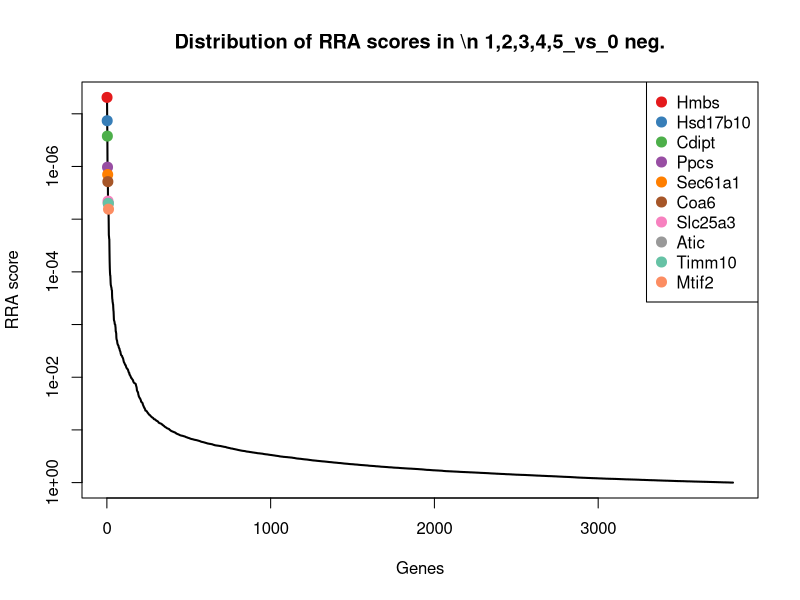
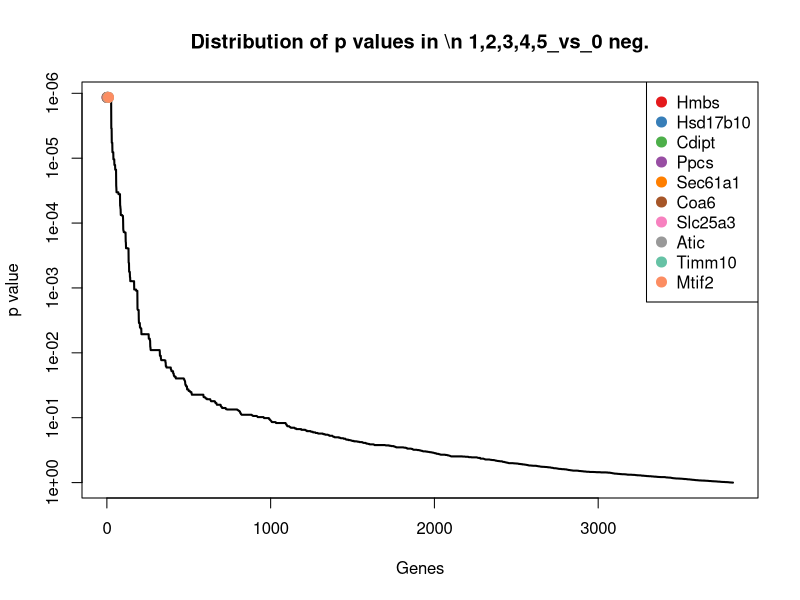
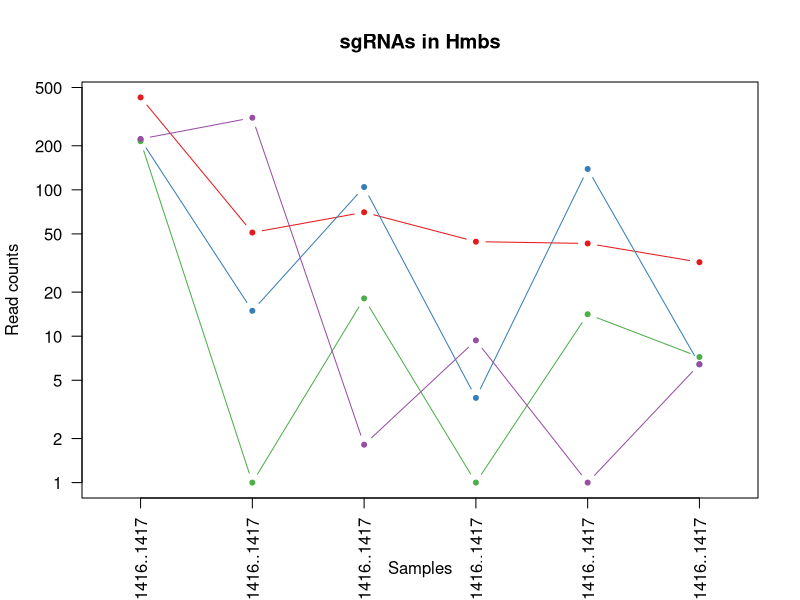
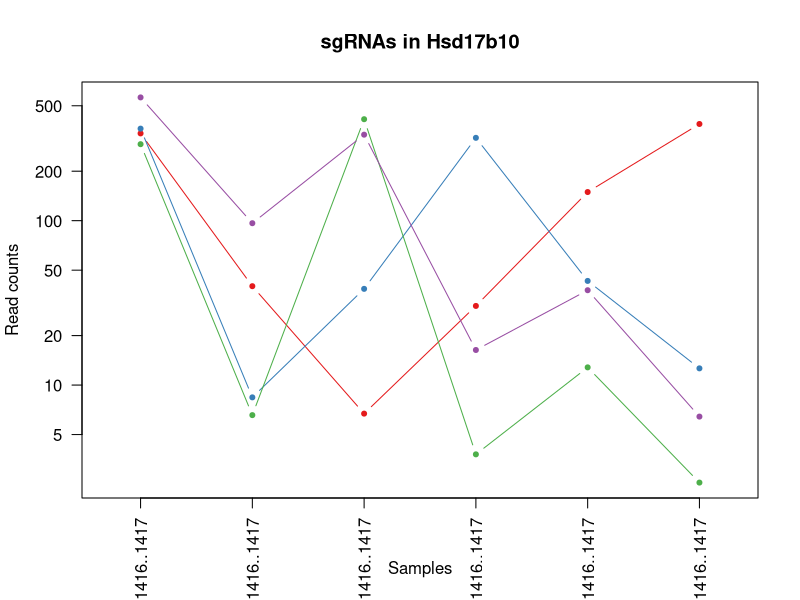
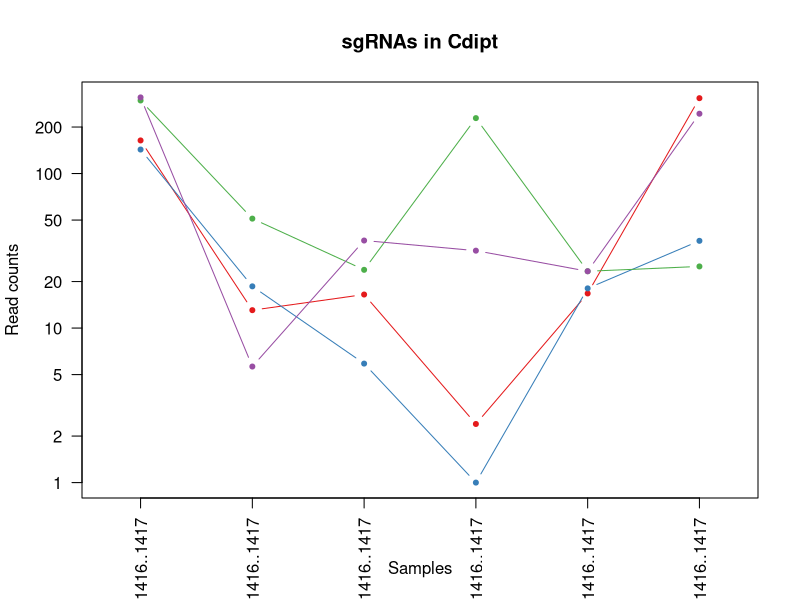
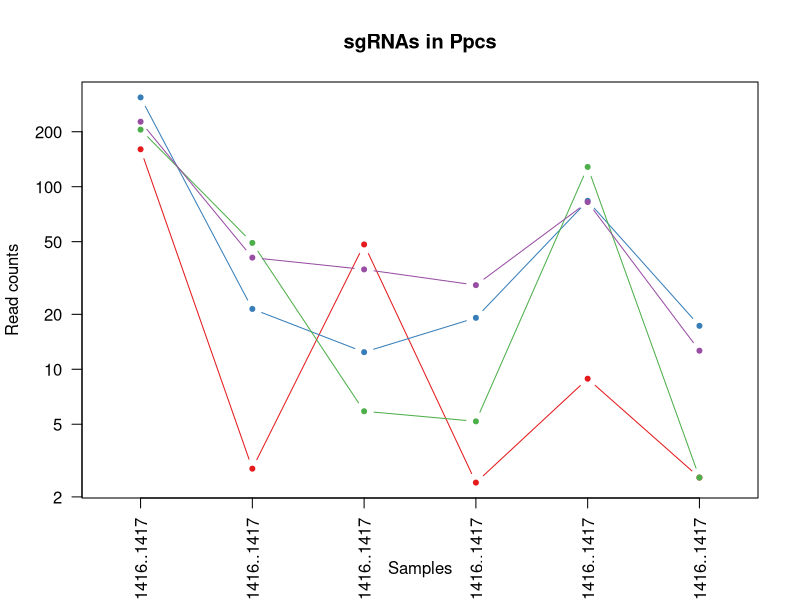
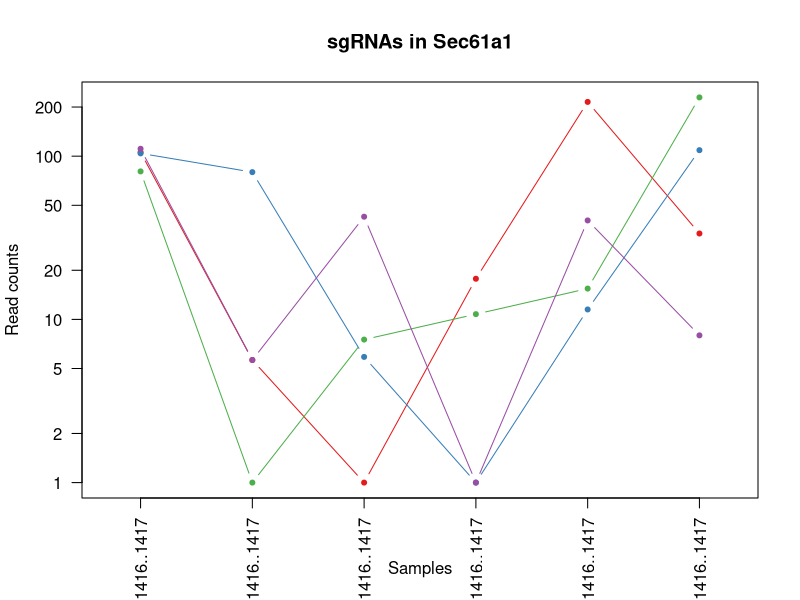
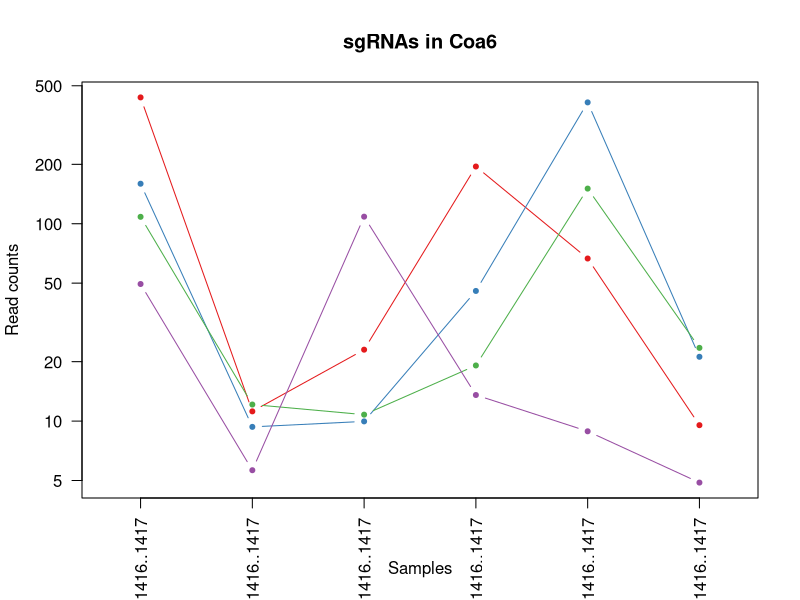

Here is the R script that generated these plots, in order: (Note: this script raises an error after producing the figures.)
pdf(file='invivo.poolB_BM_hEGFRv3_15m_v_input.pdf',width=4.5,height=4.5);
gstable=read.table('invivo.poolB_BM_hEGFRv3_15m_v_input.gene_summary.txt',header=T)
# 
#
# parameters
# Do not modify the variables beginning with "__"

# gstablename='__GENE_SUMMARY_FILE__'
startindex=3
# outputfile='__OUTPUT_FILE__'
targetgenelist=c("Hmbs","Hsd17b10","Cdipt","Ppcs","Sec61a1","Coa6","Slc25a3","Atic","Timm10","Mtif2")
# samplelabel=sub('.\\w+.\\w+$','',colnames(gstable)[startindex]);
samplelabel='1,2,3,4,5_vs_0 neg.'


# You need to write some codes in front of this code:
# gstable=read.table(gstablename,header=T)
# pdf(file=outputfile,width=6,height=6)


# set up color using RColorBrewer
#library(RColorBrewer)
#colors <- brewer.pal(length(targetgenelist), "Set1")

colors=c( "#E41A1C", "#377EB8", "#4DAF4A", "#984EA3", "#FF7F00",  "#A65628", "#F781BF",
          "#999999", "#66C2A5", "#FC8D62", "#8DA0CB", "#E78AC3", "#A6D854", "#FFD92F", "#E5C494", "#B3B3B3", 
          "#8DD3C7", "#FFFFB3", "#BEBADA", "#FB8072", "#80B1D3", "#FDB462", "#B3DE69", "#FCCDE5",
          "#D9D9D9", "#BC80BD", "#CCEBC5", "#FFED6F")

######
# function definition

plotrankedvalues<-function(val, tglist, ...){
  
  plot(val,log='y',ylim=c(max(val),min(val)),type='l',lwd=2, ...)
  if(length(tglist)>0){
    for(i in 1:length(tglist)){
      targetgene=tglist[i];
      tx=which(names(val)==targetgene);ty=val[targetgene];
      points(tx,ty,col=colors[(i %% length(colors)) ],cex=2,pch=20)
      # text(tx+50,ty,targetgene,col=colors[i])
    }
    legend('topright',tglist,pch=20,pt.cex = 2,cex=1,col=colors)
  }
}



plotrandvalues<-function(val,targetgenelist, ...){
  # choose the one with the best distance distribution
  
  mindiffvalue=0;
  randval=val;
  for(i in 1:20){
    randval0=sample(val)
    vindex=sort(which(names(randval0) %in% targetgenelist))
    if(max(vindex)>0.9*length(val)){
      # print('pass...')
      next;
    }
    mindiffind=min(diff(vindex));
    if (mindiffind > mindiffvalue){
      mindiffvalue=mindiffind;
      randval=randval0;
      # print(paste('Diff: ',mindiffvalue))
    }
  }
  plot(randval,log='y',ylim=c(max(randval),min(randval)),pch=20,col='grey', ...)
  
  if(length(targetgenelist)>0){
    for(i in 1:length(targetgenelist)){
      targetgene=targetgenelist[i];
      tx=which(names(randval)==targetgene);ty=randval[targetgene];
      points(tx,ty,col=colors[(i %% length(colors)) ],cex=2,pch=20)
      text(tx+50,ty,targetgene,col=colors[i])
    }
  }
  
}




# set.seed(1235)



pvec=gstable[,startindex]
names(pvec)=gstable[,'id']
pvec=sort(pvec);

plotrankedvalues(pvec,targetgenelist,xlab='Genes',ylab='RRA score',main=paste('Distribution of RRA scores in \\n',samplelabel))

# plotrandvalues(pvec,targetgenelist,xlab='Genes',ylab='RRA score',main=paste('Distribution of RRA scores in \\n',samplelabel))


pvec=gstable[,startindex+1]
names(pvec)=gstable[,'id']
pvec=sort(pvec);

plotrankedvalues(pvec,targetgenelist,xlab='Genes',ylab='p value',main=paste('Distribution of p values in \\n',samplelabel))

# plotrandvalues(pvec,targetgenelist,xlab='Genes',ylab='p value',main=paste('Distribution of p values in \\n',samplelabel))



# you need to write after this code:
# dev.off()






# parameters
# Do not modify the variables beginning with "__"
targetmat=list(c(426.90305402700096,50.0840346903402,69.27410038862683,43.249683074325354,42.01051472282916,31.03585640318409),c(219.9459953810512,13.912231858427832,103.50365587477185,2.790302133827442,137.8470014342832,5.431274870557216),c(213.88449157133718,0.0,17.114777743072512,0.0,13.128285850884112,6.2071712806368184),c(221.67785361239805,309.77902938099305,0.8149894163367862,8.370906401482326,0.0,5.431274870557216))
targetgene="Hmbs"
collabel=c("In.vivo.input_Pool.B..9.16._1410..1411..1412..1413..1414..1415..1416..1417","In.vivo_AR1830_Pool.B..9.16._BM_hEGFRv3_15m_1410..1411..1412..1413..1414..1415..1416..1417","In.vivo_AR1831_Pool.B..9.16._BM_hEGFRv3_15m_1410..1411..1412..1413..1414..1415..1416..1417","In.vivo_AR1832_Pool.B..9.16._BM_hEGFRv3_15m_1410..1411..1412..1413..1414..1415..1416..1417","In.vivo_AR1833_Pool.B..9.16._BM_hEGFRv3_15m_1410..1411..1412..1413..1414..1415..1416..1417","In.vivo_AR1835_Pool.B..9.16._BM_hEGFRv3_15m_1410..1411..1412..1413..1414..1415..1416..1417")

# set up color using RColorBrewer
#library(RColorBrewer)
#colors <- brewer.pal(length(targetgenelist), "Set1")

colors=c( "#E41A1C", "#377EB8", "#4DAF4A", "#984EA3", "#FF7F00",  "#A65628", "#F781BF",
          "#999999", "#66C2A5", "#FC8D62", "#8DA0CB", "#E78AC3", "#A6D854", "#FFD92F", "#E5C494", "#B3B3B3", 
          "#8DD3C7", "#FFFFB3", "#BEBADA", "#FB8072", "#80B1D3", "#FDB462", "#B3DE69", "#FCCDE5",
          "#D9D9D9", "#BC80BD", "#CCEBC5", "#FFED6F")


## code

targetmatvec=unlist(targetmat)+1
yrange=range(targetmatvec[targetmatvec>0]);
# yrange[1]=1; # set the minimum value to 1
for(i in 1:length(targetmat)){
  vali=targetmat[[i]]+1;
  if(i==1){
    plot(1:length(vali),vali,type='b',las=1,pch=20,main=paste('sgRNAs in',targetgene),ylab='Read counts',xlab='Samples',xlim=c(0.7,length(vali)+0.3),ylim = yrange,col=colors[(i %% length(colors))],xaxt='n',log='y')
    axis(1,at=1:length(vali),labels=(collabel),las=2)
    # lines(0:100,rep(1,101),col='black');
  }else{
    lines(1:length(vali),vali,type='b',pch=20,col=colors[(i %% length(colors))])
  }
}




# parameters
# Do not modify the variables beginning with "__"
targetmat=list(c(338.5782842283111,38.95424920359793,5.704925914357504,29.29817240518814,148.34963011499048,386.39641221964195),c(361.95837035149367,7.41985699116151,37.48951315149217,318.0944432563284,42.01051472282916,11.638446151194035),c(290.95218286627244,5.564892743371133,413.1996340827506,2.790302133827442,11.8154572657957,1.5517928201592046),c(561.1220669563826,95.53065876120445,332.5156818654088,15.346661736050931,36.75920038247551,5.431274870557216))
targetgene="Hsd17b10"
collabel=c("In.vivo.input_Pool.B..9.16._1410..1411..1412..1413..1414..1415..1416..1417","In.vivo_AR1830_Pool.B..9.16._BM_hEGFRv3_15m_1410..1411..1412..1413..1414..1415..1416..1417","In.vivo_AR1831_Pool.B..9.16._BM_hEGFRv3_15m_1410..1411..1412..1413..1414..1415..1416..1417","In.vivo_AR1832_Pool.B..9.16._BM_hEGFRv3_15m_1410..1411..1412..1413..1414..1415..1416..1417","In.vivo_AR1833_Pool.B..9.16._BM_hEGFRv3_15m_1410..1411..1412..1413..1414..1415..1416..1417","In.vivo_AR1835_Pool.B..9.16._BM_hEGFRv3_15m_1410..1411..1412..1413..1414..1415..1416..1417")

# set up color using RColorBrewer
#library(RColorBrewer)
#colors <- brewer.pal(length(targetgenelist), "Set1")

colors=c( "#E41A1C", "#377EB8", "#4DAF4A", "#984EA3", "#FF7F00",  "#A65628", "#F781BF",
          "#999999", "#66C2A5", "#FC8D62", "#8DA0CB", "#E78AC3", "#A6D854", "#FFD92F", "#E5C494", "#B3B3B3", 
          "#8DD3C7", "#FFFFB3", "#BEBADA", "#FB8072", "#80B1D3", "#FDB462", "#B3DE69", "#FCCDE5",
          "#D9D9D9", "#BC80BD", "#CCEBC5", "#FFED6F")


## code

targetmatvec=unlist(targetmat)+1
yrange=range(targetmatvec[targetmatvec>0]);
# yrange[1]=1; # set the minimum value to 1
for(i in 1:length(targetmat)){
  vali=targetmat[[i]]+1;
  if(i==1){
    plot(1:length(vali),vali,type='b',las=1,pch=20,main=paste('sgRNAs in',targetgene),ylab='Read counts',xlab='Samples',xlim=c(0.7,length(vali)+0.3),ylim = yrange,col=colors[(i %% length(colors))],xaxt='n',log='y')
    axis(1,at=1:length(vali),labels=(collabel),las=2)
    # lines(0:100,rep(1,101),col='black');
  }else{
    lines(1:length(vali),vali,type='b',pch=20,col=colors[(i %% length(colors))])
  }
}




# parameters
# Do not modify the variables beginning with "__"
targetmat=list(c(162.79467374660481,12.057267610637455,15.484798910398938,1.395151066913721,15.753943021060934,306.4790819814429),c(142.0123749704425,17.62216035400859,4.889936498020718,0.0,17.066771606149345,35.691234863661705),c(296.14775756031304,50.0840346903402,22.819703657430015,227.40962390693653,22.31808594650299,24.05278871246767),c(310.0026234110879,4.637410619475944,35.859534318818596,30.693323472101863,22.31808594650299,242.8555763549155))
targetgene="Cdipt"
collabel=c("In.vivo.input_Pool.B..9.16._1410..1411..1412..1413..1414..1415..1416..1417","In.vivo_AR1830_Pool.B..9.16._BM_hEGFRv3_15m_1410..1411..1412..1413..1414..1415..1416..1417","In.vivo_AR1831_Pool.B..9.16._BM_hEGFRv3_15m_1410..1411..1412..1413..1414..1415..1416..1417","In.vivo_AR1832_Pool.B..9.16._BM_hEGFRv3_15m_1410..1411..1412..1413..1414..1415..1416..1417","In.vivo_AR1833_Pool.B..9.16._BM_hEGFRv3_15m_1410..1411..1412..1413..1414..1415..1416..1417","In.vivo_AR1835_Pool.B..9.16._BM_hEGFRv3_15m_1410..1411..1412..1413..1414..1415..1416..1417")

# set up color using RColorBrewer
#library(RColorBrewer)
#colors <- brewer.pal(length(targetgenelist), "Set1")

colors=c( "#E41A1C", "#377EB8", "#4DAF4A", "#984EA3", "#FF7F00",  "#A65628", "#F781BF",
          "#999999", "#66C2A5", "#FC8D62", "#8DA0CB", "#E78AC3", "#A6D854", "#FFD92F", "#E5C494", "#B3B3B3", 
          "#8DD3C7", "#FFFFB3", "#BEBADA", "#FB8072", "#80B1D3", "#FDB462", "#B3DE69", "#FCCDE5",
          "#D9D9D9", "#BC80BD", "#CCEBC5", "#FFED6F")


## code

targetmatvec=unlist(targetmat)+1
yrange=range(targetmatvec[targetmatvec>0]);
# yrange[1]=1; # set the minimum value to 1
for(i in 1:length(targetmat)){
  vali=targetmat[[i]]+1;
  if(i==1){
    plot(1:length(vali),vali,type='b',las=1,pch=20,main=paste('sgRNAs in',targetgene),ylab='Read counts',xlab='Samples',xlim=c(0.7,length(vali)+0.3),ylim = yrange,col=colors[(i %% length(colors))],xaxt='n',log='y')
    axis(1,at=1:length(vali),labels=(collabel),las=2)
    # lines(0:100,rep(1,101),col='black');
  }else{
    lines(1:length(vali),vali,type='b',pch=20,col=colors[(i %% length(colors))])
  }
}




# parameters
# Do not modify the variables beginning with "__"
targetmat=list(c(159.3309572839111,1.8549642477903776,47.2693861475336,1.395151066913721,7.876971510530467,1.5517928201592046),c(307.40483606406764,20.404606725694155,11.409851828715007,18.13696386987837,82.7082008605699,16.29382461167165),c(204.35927129892946,48.22907044254982,4.889936498020718,4.185453200741163,127.34437275357588,1.5517928201592046),c(226.0074991907652,39.88173132749312,34.229555486145024,27.90302133827442,81.39537227548149,11.638446151194035))
targetgene="Ppcs"
collabel=c("In.vivo.input_Pool.B..9.16._1410..1411..1412..1413..1414..1415..1416..1417","In.vivo_AR1830_Pool.B..9.16._BM_hEGFRv3_15m_1410..1411..1412..1413..1414..1415..1416..1417","In.vivo_AR1831_Pool.B..9.16._BM_hEGFRv3_15m_1410..1411..1412..1413..1414..1415..1416..1417","In.vivo_AR1832_Pool.B..9.16._BM_hEGFRv3_15m_1410..1411..1412..1413..1414..1415..1416..1417","In.vivo_AR1833_Pool.B..9.16._BM_hEGFRv3_15m_1410..1411..1412..1413..1414..1415..1416..1417","In.vivo_AR1835_Pool.B..9.16._BM_hEGFRv3_15m_1410..1411..1412..1413..1414..1415..1416..1417")

# set up color using RColorBrewer
#library(RColorBrewer)
#colors <- brewer.pal(length(targetgenelist), "Set1")

colors=c( "#E41A1C", "#377EB8", "#4DAF4A", "#984EA3", "#FF7F00",  "#A65628", "#F781BF",
          "#999999", "#66C2A5", "#FC8D62", "#8DA0CB", "#E78AC3", "#A6D854", "#FFD92F", "#E5C494", "#B3B3B3", 
          "#8DD3C7", "#FFFFB3", "#BEBADA", "#FB8072", "#80B1D3", "#FDB462", "#B3DE69", "#FCCDE5",
          "#D9D9D9", "#BC80BD", "#CCEBC5", "#FFED6F")


## code

targetmatvec=unlist(targetmat)+1
yrange=range(targetmatvec[targetmatvec>0]);
# yrange[1]=1; # set the minimum value to 1
for(i in 1:length(targetmat)){
  vali=targetmat[[i]]+1;
  if(i==1){
    plot(1:length(vali),vali,type='b',las=1,pch=20,main=paste('sgRNAs in',targetgene),ylab='Read counts',xlab='Samples',xlim=c(0.7,length(vali)+0.3),ylim = yrange,col=colors[(i %% length(colors))],xaxt='n',log='y')
    axis(1,at=1:length(vali),labels=(collabel),las=2)
    # lines(0:100,rep(1,101),col='black');
  }else{
    lines(1:length(vali),vali,type='b',pch=20,col=colors[(i %% length(colors))])
  }
}




# parameters
# Do not modify the variables beginning with "__"
targetmat=list(c(104.77742299648502,4.637410619475944,0.0,16.741812802964652,213.991059369411,32.5876492233433),c(103.04556476513815,78.83598053109105,4.889936498020718,0.0,10.50262868070729,107.84960100106473),c(79.66547864195554,0.0,6.51991533069429,9.766057468396047,14.441114435972523,228.11354456340308),c(109.9729976905256,4.637410619475944,41.5644602331761,0.0,39.384857552652335,6.983067690716421))
targetgene="Sec61a1"
collabel=c("In.vivo.input_Pool.B..9.16._1410..1411..1412..1413..1414..1415..1416..1417","In.vivo_AR1830_Pool.B..9.16._BM_hEGFRv3_15m_1410..1411..1412..1413..1414..1415..1416..1417","In.vivo_AR1831_Pool.B..9.16._BM_hEGFRv3_15m_1410..1411..1412..1413..1414..1415..1416..1417","In.vivo_AR1832_Pool.B..9.16._BM_hEGFRv3_15m_1410..1411..1412..1413..1414..1415..1416..1417","In.vivo_AR1833_Pool.B..9.16._BM_hEGFRv3_15m_1410..1411..1412..1413..1414..1415..1416..1417","In.vivo_AR1835_Pool.B..9.16._BM_hEGFRv3_15m_1410..1411..1412..1413..1414..1415..1416..1417")

# set up color using RColorBrewer
#library(RColorBrewer)
#colors <- brewer.pal(length(targetgenelist), "Set1")

colors=c( "#E41A1C", "#377EB8", "#4DAF4A", "#984EA3", "#FF7F00",  "#A65628", "#F781BF",
          "#999999", "#66C2A5", "#FC8D62", "#8DA0CB", "#E78AC3", "#A6D854", "#FFD92F", "#E5C494", "#B3B3B3", 
          "#8DD3C7", "#FFFFB3", "#BEBADA", "#FB8072", "#80B1D3", "#FDB462", "#B3DE69", "#FCCDE5",
          "#D9D9D9", "#BC80BD", "#CCEBC5", "#FFED6F")


## code

targetmatvec=unlist(targetmat)+1
yrange=range(targetmatvec[targetmatvec>0]);
# yrange[1]=1; # set the minimum value to 1
for(i in 1:length(targetmat)){
  vali=targetmat[[i]]+1;
  if(i==1){
    plot(1:length(vali),vali,type='b',las=1,pch=20,main=paste('sgRNAs in',targetgene),ylab='Read counts',xlab='Samples',xlim=c(0.7,length(vali)+0.3),ylim = yrange,col=colors[(i %% length(colors))],xaxt='n',log='y')
    axis(1,at=1:length(vali),labels=(collabel),las=2)
    # lines(0:100,rep(1,101),col='black');
  }else{
    lines(1:length(vali),vali,type='b',pch=20,col=colors[(i %% length(colors))])
  }
}




# parameters
# Do not modify the variables beginning with "__"
targetmat=list(c(435.56234518373526,10.202303362847077,22.00471424109323,193.9259983010072,65.64142925442056,8.534860510875625),c(158.46502816823767,8.3473391150567,8.964883579704649,44.64483414123907,410.9153471326727,20.17330666206966),c(107.3752103435053,11.129785486742266,9.779872996041435,18.13696386987837,149.66245870007887,22.500995892308467),c(48.49203047771208,4.637410619475944,107.57860295645578,12.55635960222349,7.876971510530467,3.8794820503980114))
targetgene="Coa6"
collabel=c("In.vivo.input_Pool.B..9.16._1410..1411..1412..1413..1414..1415..1416..1417","In.vivo_AR1830_Pool.B..9.16._BM_hEGFRv3_15m_1410..1411..1412..1413..1414..1415..1416..1417","In.vivo_AR1831_Pool.B..9.16._BM_hEGFRv3_15m_1410..1411..1412..1413..1414..1415..1416..1417","In.vivo_AR1832_Pool.B..9.16._BM_hEGFRv3_15m_1410..1411..1412..1413..1414..1415..1416..1417","In.vivo_AR1833_Pool.B..9.16._BM_hEGFRv3_15m_1410..1411..1412..1413..1414..1415..1416..1417","In.vivo_AR1835_Pool.B..9.16._BM_hEGFRv3_15m_1410..1411..1412..1413..1414..1415..1416..1417")

# set up color using RColorBrewer
#library(RColorBrewer)
#colors <- brewer.pal(length(targetgenelist), "Set1")

colors=c( "#E41A1C", "#377EB8", "#4DAF4A", "#984EA3", "#FF7F00",  "#A65628", "#F781BF",
          "#999999", "#66C2A5", "#FC8D62", "#8DA0CB", "#E78AC3", "#A6D854", "#FFD92F", "#E5C494", "#B3B3B3", 
          "#8DD3C7", "#FFFFB3", "#BEBADA", "#FB8072", "#80B1D3", "#FDB462", "#B3DE69", "#FCCDE5",
          "#D9D9D9", "#BC80BD", "#CCEBC5", "#FFED6F")


## code

targetmatvec=unlist(targetmat)+1
yrange=range(targetmatvec[targetmatvec>0]);
# yrange[1]=1; # set the minimum value to 1
for(i in 1:length(targetmat)){
  vali=targetmat[[i]]+1;
  if(i==1){
    plot(1:length(vali),vali,type='b',las=1,pch=20,main=paste('sgRNAs in',targetgene),ylab='Read counts',xlab='Samples',xlim=c(0.7,length(vali)+0.3),ylim = yrange,col=colors[(i %% length(colors))],xaxt='n',log='y')
    axis(1,at=1:length(vali),labels=(collabel),las=2)
    # lines(0:100,rep(1,101),col='black');
  }else{
    lines(1:length(vali),vali,type='b',pch=20,col=colors[(i %% length(colors))])
  }
}




# parameters
# Do not modify the variables beginning with "__"
targetmat=list(c(275.3654587841507,11.129785486742266,54.60429089456468,131.14420028988977,53.82597198862486,139.6613538143284),c(157.59909905256424,9.274821238951889,42.379449649512885,27.90302133827442,7.876971510530467,16.29382461167165),c(125.55972177264734,22.259570973484532,15.484798910398938,13.95151066913721,27.569400286856634,10.862549741114432),c(247.65572708260095,600.0809341601872,101.87367704209828,15.346661736050931,31.507886042121868,19.397410251990056))
targetgene="Slc25a3"
collabel=c("In.vivo.input_Pool.B..9.16._1410..1411..1412..1413..1414..1415..1416..1417","In.vivo_AR1830_Pool.B..9.16._BM_hEGFRv3_15m_1410..1411..1412..1413..1414..1415..1416..1417","In.vivo_AR1831_Pool.B..9.16._BM_hEGFRv3_15m_1410..1411..1412..1413..1414..1415..1416..1417","In.vivo_AR1832_Pool.B..9.16._BM_hEGFRv3_15m_1410..1411..1412..1413..1414..1415..1416..1417","In.vivo_AR1833_Pool.B..9.16._BM_hEGFRv3_15m_1410..1411..1412..1413..1414..1415..1416..1417","In.vivo_AR1835_Pool.B..9.16._BM_hEGFRv3_15m_1410..1411..1412..1413..1414..1415..1416..1417")

# set up color using RColorBrewer
#library(RColorBrewer)
#colors <- brewer.pal(length(targetgenelist), "Set1")

colors=c( "#E41A1C", "#377EB8", "#4DAF4A", "#984EA3", "#FF7F00",  "#A65628", "#F781BF",
          "#999999", "#66C2A5", "#FC8D62", "#8DA0CB", "#E78AC3", "#A6D854", "#FFD92F", "#E5C494", "#B3B3B3", 
          "#8DD3C7", "#FFFFB3", "#BEBADA", "#FB8072", "#80B1D3", "#FDB462", "#B3DE69", "#FCCDE5",
          "#D9D9D9", "#BC80BD", "#CCEBC5", "#FFED6F")


## code

targetmatvec=unlist(targetmat)+1
yrange=range(targetmatvec[targetmatvec>0]);
# yrange[1]=1; # set the minimum value to 1
for(i in 1:length(targetmat)){
  vali=targetmat[[i]]+1;
  if(i==1){
    plot(1:length(vali),vali,type='b',las=1,pch=20,main=paste('sgRNAs in',targetgene),ylab='Read counts',xlab='Samples',xlim=c(0.7,length(vali)+0.3),ylim = yrange,col=colors[(i %% length(colors))],xaxt='n',log='y')
    axis(1,at=1:length(vali),labels=(collabel),las=2)
    # lines(0:100,rep(1,101),col='black');
  }else{
    lines(1:length(vali),vali,type='b',pch=20,col=colors[(i %% length(colors))])
  }
}




# parameters
# Do not modify the variables beginning with "__"
targetmat=list(c(268.43802585876324,2.7824463716855665,53.78930147822789,768.7282378694603,31.507886042121868,524.5059732138111),c(244.19201061990722,75.1260520355103,441.72426365453816,15.346661736050931,22.31808594650299,19.397410251990056),c(252.85130177664152,61.21382017708246,25.264671906440373,50.22543840889396,30.195057457033457,24.05278871246767),c(187.90661810113428,76.05353415940549,63.569174474269325,1.395151066913721,22.31808594650299,23.27689230238807))
targetgene="Atic"
collabel=c("In.vivo.input_Pool.B..9.16._1410..1411..1412..1413..1414..1415..1416..1417","In.vivo_AR1830_Pool.B..9.16._BM_hEGFRv3_15m_1410..1411..1412..1413..1414..1415..1416..1417","In.vivo_AR1831_Pool.B..9.16._BM_hEGFRv3_15m_1410..1411..1412..1413..1414..1415..1416..1417","In.vivo_AR1832_Pool.B..9.16._BM_hEGFRv3_15m_1410..1411..1412..1413..1414..1415..1416..1417","In.vivo_AR1833_Pool.B..9.16._BM_hEGFRv3_15m_1410..1411..1412..1413..1414..1415..1416..1417","In.vivo_AR1835_Pool.B..9.16._BM_hEGFRv3_15m_1410..1411..1412..1413..1414..1415..1416..1417")

# set up color using RColorBrewer
#library(RColorBrewer)
#colors <- brewer.pal(length(targetgenelist), "Set1")

colors=c( "#E41A1C", "#377EB8", "#4DAF4A", "#984EA3", "#FF7F00",  "#A65628", "#F781BF",
          "#999999", "#66C2A5", "#FC8D62", "#8DA0CB", "#E78AC3", "#A6D854", "#FFD92F", "#E5C494", "#B3B3B3", 
          "#8DD3C7", "#FFFFB3", "#BEBADA", "#FB8072", "#80B1D3", "#FDB462", "#B3DE69", "#FCCDE5",
          "#D9D9D9", "#BC80BD", "#CCEBC5", "#FFED6F")


## code

targetmatvec=unlist(targetmat)+1
yrange=range(targetmatvec[targetmatvec>0]);
# yrange[1]=1; # set the minimum value to 1
for(i in 1:length(targetmat)){
  vali=targetmat[[i]]+1;
  if(i==1){
    plot(1:length(vali),vali,type='b',las=1,pch=20,main=paste('sgRNAs in',targetgene),ylab='Read counts',xlab='Samples',xlim=c(0.7,length(vali)+0.3),ylim = yrange,col=colors[(i %% length(colors))],xaxt='n',log='y')
    axis(1,at=1:length(vali),labels=(collabel),las=2)
    # lines(0:100,rep(1,101),col='black');
  }else{
    lines(1:length(vali),vali,type='b',pch=20,col=colors[(i %% length(colors))])
  }
}




# parameters
# Do not modify the variables beginning with "__"
targetmat=list(c(144.6101623174628,10.202303362847077,5.704925914357504,0.0,368.90483240984355,82.24501946843785),c(134.21901292938162,80.69094477888143,145.88310552428473,1.395151066913721,6.564142925442056,3.1035856403184092),c(89.19069891436328,0.0,0.0,0.0,9.189800095618878,532.2649373146072),c(166.25839020929854,127.06505097364087,44.824417898523244,62.781798011117445,171.98054464658185,13.966135381432842))
targetgene="Timm10"
collabel=c("In.vivo.input_Pool.B..9.16._1410..1411..1412..1413..1414..1415..1416..1417","In.vivo_AR1830_Pool.B..9.16._BM_hEGFRv3_15m_1410..1411..1412..1413..1414..1415..1416..1417","In.vivo_AR1831_Pool.B..9.16._BM_hEGFRv3_15m_1410..1411..1412..1413..1414..1415..1416..1417","In.vivo_AR1832_Pool.B..9.16._BM_hEGFRv3_15m_1410..1411..1412..1413..1414..1415..1416..1417","In.vivo_AR1833_Pool.B..9.16._BM_hEGFRv3_15m_1410..1411..1412..1413..1414..1415..1416..1417","In.vivo_AR1835_Pool.B..9.16._BM_hEGFRv3_15m_1410..1411..1412..1413..1414..1415..1416..1417")

# set up color using RColorBrewer
#library(RColorBrewer)
#colors <- brewer.pal(length(targetgenelist), "Set1")

colors=c( "#E41A1C", "#377EB8", "#4DAF4A", "#984EA3", "#FF7F00",  "#A65628", "#F781BF",
          "#999999", "#66C2A5", "#FC8D62", "#8DA0CB", "#E78AC3", "#A6D854", "#FFD92F", "#E5C494", "#B3B3B3", 
          "#8DD3C7", "#FFFFB3", "#BEBADA", "#FB8072", "#80B1D3", "#FDB462", "#B3DE69", "#FCCDE5",
          "#D9D9D9", "#BC80BD", "#CCEBC5", "#FFED6F")


## code

targetmatvec=unlist(targetmat)+1
yrange=range(targetmatvec[targetmatvec>0]);
# yrange[1]=1; # set the minimum value to 1
for(i in 1:length(targetmat)){
  vali=targetmat[[i]]+1;
  if(i==1){
    plot(1:length(vali),vali,type='b',las=1,pch=20,main=paste('sgRNAs in',targetgene),ylab='Read counts',xlab='Samples',xlim=c(0.7,length(vali)+0.3),ylim = yrange,col=colors[(i %% length(colors))],xaxt='n',log='y')
    axis(1,at=1:length(vali),labels=(collabel),las=2)
    # lines(0:100,rep(1,101),col='black');
  }else{
    lines(1:length(vali),vali,type='b',pch=20,col=colors[(i %% length(colors))])
  }
}




# parameters
# Do not modify the variables beginning with "__"
targetmat=list(c(155.00131170554394,194.77124601798965,14.669809494062152,1420.2637861181681,15.753943021060934,38.79482050398011),c(90.0566280300367,12.984749734532643,19.55974599208287,0.0,6.564142925442056,0.0),c(471.06543892634585,5.564892743371133,17.114777743072512,432.4968307432535,68.26708642459738,42.67430255437813),c(544.6694137585874,34.31683858412199,79.05397338466827,37.66907880667047,340.0226035378985,20.17330666206966))
targetgene="Mtif2"
collabel=c("In.vivo.input_Pool.B..9.16._1410..1411..1412..1413..1414..1415..1416..1417","In.vivo_AR1830_Pool.B..9.16._BM_hEGFRv3_15m_1410..1411..1412..1413..1414..1415..1416..1417","In.vivo_AR1831_Pool.B..9.16._BM_hEGFRv3_15m_1410..1411..1412..1413..1414..1415..1416..1417","In.vivo_AR1832_Pool.B..9.16._BM_hEGFRv3_15m_1410..1411..1412..1413..1414..1415..1416..1417","In.vivo_AR1833_Pool.B..9.16._BM_hEGFRv3_15m_1410..1411..1412..1413..1414..1415..1416..1417","In.vivo_AR1835_Pool.B..9.16._BM_hEGFRv3_15m_1410..1411..1412..1413..1414..1415..1416..1417")

# set up color using RColorBrewer
#library(RColorBrewer)
#colors <- brewer.pal(length(targetgenelist), "Set1")

colors=c( "#E41A1C", "#377EB8", "#4DAF4A", "#984EA3", "#FF7F00",  "#A65628", "#F781BF",
          "#999999", "#66C2A5", "#FC8D62", "#8DA0CB", "#E78AC3", "#A6D854", "#FFD92F", "#E5C494", "#B3B3B3", 
          "#8DD3C7", "#FFFFB3", "#BEBADA", "#FB8072", "#80B1D3", "#FDB462", "#B3DE69", "#FCCDE5",
          "#D9D9D9", "#BC80BD", "#CCEBC5", "#FFED6F")


## code

targetmatvec=unlist(targetmat)+1
yrange=range(targetmatvec[targetmatvec>0]);
# yrange[1]=1; # set the minimum value to 1
for(i in 1:length(targetmat)){
  vali=targetmat[[i]]+1;
  if(i==1){
    plot(1:length(vali),vali,type='b',las=1,pch=20,main=paste('sgRNAs in',targetgene),ylab='Read counts',xlab='Samples',xlim=c(0.7,length(vali)+0.3),ylim = yrange,col=colors[(i %% length(colors))],xaxt='n',log='y')
    axis(1,at=1:length(vali),labels=(collabel),las=2)
    # lines(0:100,rep(1,101),col='black');
  }else{
    lines(1:length(vali),vali,type='b',pch=20,col=colors[(i %% length(colors))])
  }
}



# 
#
# parameters
# Do not modify the variables beginning with "__"

# gstablename='__GENE_SUMMARY_FILE__'
startindex=9
# outputfile='__OUTPUT_FILE__'
targetgenelist=c("Cnot8","Cnot6l","Coro1a","Ap2s1","Edc3","Rasal1","Zfp36l2","Dcp1a","Slc44a4","E130309D02Rik")
# samplelabel=sub('.\\w+.\\w+$','',colnames(gstable)[startindex]);
samplelabel='1,2,3,4,5_vs_0 pos.'


# You need to write some codes in front of this code:
# gstable=read.table(gstablename,header=T)
# pdf(file=outputfile,width=6,height=6)


# set up color using RColorBrewer
#library(RColorBrewer)
#colors <- brewer.pal(length(targetgenelist), "Set1")

colors=c( "#E41A1C", "#377EB8", "#4DAF4A", "#984EA3", "#FF7F00",  "#A65628", "#F781BF",
          "#999999", "#66C2A5", "#FC8D62", "#8DA0CB", "#E78AC3", "#A6D854", "#FFD92F", "#E5C494", "#B3B3B3", 
          "#8DD3C7", "#FFFFB3", "#BEBADA", "#FB8072", "#80B1D3", "#FDB462", "#B3DE69", "#FCCDE5",
          "#D9D9D9", "#BC80BD", "#CCEBC5", "#FFED6F")

######
# function definition

plotrankedvalues<-function(val, tglist, ...){
  
  plot(val,log='y',ylim=c(max(val),min(val)),type='l',lwd=2, ...)
  if(length(tglist)>0){
    for(i in 1:length(tglist)){
      targetgene=tglist[i];
      tx=which(names(val)==targetgene);ty=val[targetgene];
      points(tx,ty,col=colors[(i %% length(colors)) ],cex=2,pch=20)
      # text(tx+50,ty,targetgene,col=colors[i])
    }
    legend('topright',tglist,pch=20,pt.cex = 2,cex=1,col=colors)
  }
}



plotrandvalues<-function(val,targetgenelist, ...){
  # choose the one with the best distance distribution
  
  mindiffvalue=0;
  randval=val;
  for(i in 1:20){
    randval0=sample(val)
    vindex=sort(which(names(randval0) %in% targetgenelist))
    if(max(vindex)>0.9*length(val)){
      # print('pass...')
      next;
    }
    mindiffind=min(diff(vindex));
    if (mindiffind > mindiffvalue){
      mindiffvalue=mindiffind;
      randval=randval0;
      # print(paste('Diff: ',mindiffvalue))
    }
  }
  plot(randval,log='y',ylim=c(max(randval),min(randval)),pch=20,col='grey', ...)
  
  if(length(targetgenelist)>0){
    for(i in 1:length(targetgenelist)){
      targetgene=targetgenelist[i];
      tx=which(names(randval)==targetgene);ty=randval[targetgene];
      points(tx,ty,col=colors[(i %% length(colors)) ],cex=2,pch=20)
      text(tx+50,ty,targetgene,col=colors[i])
    }
  }
  
}




# set.seed(1235)



pvec=gstable[,startindex]
names(pvec)=gstable[,'id']
pvec=sort(pvec);

plotrankedvalues(pvec,targetgenelist,xlab='Genes',ylab='RRA score',main=paste('Distribution of RRA scores in \\n',samplelabel))

# plotrandvalues(pvec,targetgenelist,xlab='Genes',ylab='RRA score',main=paste('Distribution of RRA scores in \\n',samplelabel))


pvec=gstable[,startindex+1]
names(pvec)=gstable[,'id']
pvec=sort(pvec);

plotrankedvalues(pvec,targetgenelist,xlab='Genes',ylab='p value',main=paste('Distribution of p values in \\n',samplelabel))

# plotrandvalues(pvec,targetgenelist,xlab='Genes',ylab='p value',main=paste('Distribution of p values in \\n',samplelabel))



# you need to write after this code:
# dev.off()






# parameters
# Do not modify the variables beginning with "__"
targetmat=list(c(333.38270953427053,2896.5266729246746,3969.813446976486,2437.3289138982705,1596.399559467508,2215.9601471873443),c(240.7282941572135,1649.0632162856457,1533.8100815458317,1799.7448763187,1110.652982984796,1807.8386354854733),c(166.25839020929854,1038.7799787626116,210.26726941489085,3927.350253362125,1375.8443571726548,1246.0896345878414),c(223.4097118437449,1921.7429607108313,931.5329028729467,867.7839636203345,3830.8338112879837,894.6085608217815))
targetgene="Cnot8"
collabel=c("In.vivo.input_Pool.B..9.16._1410..1411..1412..1413..1414..1415..1416..1417","In.vivo_AR1830_Pool.B..9.16._BM_hEGFRv3_15m_1410..1411..1412..1413..1414..1415..1416..1417","In.vivo_AR1831_Pool.B..9.16._BM_hEGFRv3_15m_1410..1411..1412..1413..1414..1415..1416..1417","In.vivo_AR1832_Pool.B..9.16._BM_hEGFRv3_15m_1410..1411..1412..1413..1414..1415..1416..1417","In.vivo_AR1833_Pool.B..9.16._BM_hEGFRv3_15m_1410..1411..1412..1413..1414..1415..1416..1417","In.vivo_AR1835_Pool.B..9.16._BM_hEGFRv3_15m_1410..1411..1412..1413..1414..1415..1416..1417")

# set up color using RColorBrewer
#library(RColorBrewer)
#colors <- brewer.pal(length(targetgenelist), "Set1")

colors=c( "#E41A1C", "#377EB8", "#4DAF4A", "#984EA3", "#FF7F00",  "#A65628", "#F781BF",
          "#999999", "#66C2A5", "#FC8D62", "#8DA0CB", "#E78AC3", "#A6D854", "#FFD92F", "#E5C494", "#B3B3B3", 
          "#8DD3C7", "#FFFFB3", "#BEBADA", "#FB8072", "#80B1D3", "#FDB462", "#B3DE69", "#FCCDE5",
          "#D9D9D9", "#BC80BD", "#CCEBC5", "#FFED6F")


## code

targetmatvec=unlist(targetmat)+1
yrange=range(targetmatvec[targetmatvec>0]);
# yrange[1]=1; # set the minimum value to 1
for(i in 1:length(targetmat)){
  vali=targetmat[[i]]+1;
  if(i==1){
    plot(1:length(vali),vali,type='b',las=1,pch=20,main=paste('sgRNAs in',targetgene),ylab='Read counts',xlab='Samples',xlim=c(0.7,length(vali)+0.3),ylim = yrange,col=colors[(i %% length(colors))],xaxt='n',log='y')
    axis(1,at=1:length(vali),labels=(collabel),las=2)
    # lines(0:100,rep(1,101),col='black');
  }else{
    lines(1:length(vali),vali,type='b',pch=20,col=colors[(i %% length(colors))])
  }
}




# parameters
# Do not modify the variables beginning with "__"
targetmat=list(c(643.3853329453584,470.23343681486074,1632.4238009225828,2947.9542043886927,647.2244924485867,2884.7828526759613),c(459.80836042259125,1468.2042021260838,3484.0797548397613,2243.4029155972635,1147.4121833672714,1158.4133402488462),c(491.8477377025082,1048.9822821254586,1781.5668641122147,2268.5156348017103,1164.4789549734207,1338.421307387314),c(596.6251606989932,980.3486049572145,2992.641136788679,739.4300654642722,1591.1482451271543,1322.9033791857219))
targetgene="Cnot6l"
collabel=c("In.vivo.input_Pool.B..9.16._1410..1411..1412..1413..1414..1415..1416..1417","In.vivo_AR1830_Pool.B..9.16._BM_hEGFRv3_15m_1410..1411..1412..1413..1414..1415..1416..1417","In.vivo_AR1831_Pool.B..9.16._BM_hEGFRv3_15m_1410..1411..1412..1413..1414..1415..1416..1417","In.vivo_AR1832_Pool.B..9.16._BM_hEGFRv3_15m_1410..1411..1412..1413..1414..1415..1416..1417","In.vivo_AR1833_Pool.B..9.16._BM_hEGFRv3_15m_1410..1411..1412..1413..1414..1415..1416..1417","In.vivo_AR1835_Pool.B..9.16._BM_hEGFRv3_15m_1410..1411..1412..1413..1414..1415..1416..1417")

# set up color using RColorBrewer
#library(RColorBrewer)
#colors <- brewer.pal(length(targetgenelist), "Set1")

colors=c( "#E41A1C", "#377EB8", "#4DAF4A", "#984EA3", "#FF7F00",  "#A65628", "#F781BF",
          "#999999", "#66C2A5", "#FC8D62", "#8DA0CB", "#E78AC3", "#A6D854", "#FFD92F", "#E5C494", "#B3B3B3", 
          "#8DD3C7", "#FFFFB3", "#BEBADA", "#FB8072", "#80B1D3", "#FDB462", "#B3DE69", "#FCCDE5",
          "#D9D9D9", "#BC80BD", "#CCEBC5", "#FFED6F")


## code

targetmatvec=unlist(targetmat)+1
yrange=range(targetmatvec[targetmatvec>0]);
# yrange[1]=1; # set the minimum value to 1
for(i in 1:length(targetmat)){
  vali=targetmat[[i]]+1;
  if(i==1){
    plot(1:length(vali),vali,type='b',las=1,pch=20,main=paste('sgRNAs in',targetgene),ylab='Read counts',xlab='Samples',xlim=c(0.7,length(vali)+0.3),ylim = yrange,col=colors[(i %% length(colors))],xaxt='n',log='y')
    axis(1,at=1:length(vali),labels=(collabel),las=2)
    # lines(0:100,rep(1,101),col='black');
  }else{
    lines(1:length(vali),vali,type='b',pch=20,col=colors[(i %% length(colors))])
  }
}




# parameters
# Do not modify the variables beginning with "__"
targetmat=list(c(269.3039549744367,336.6760109739535,1306.4280343878684,361.34412633065375,204.80125927379214,285.52987890929364),c(347.2375753850454,137.26735433648795,1041.5564740784127,665.4870589178449,1184.1713837497468,1125.825691025503),c(232.0690030004792,256.9125483189673,992.6571090982056,671.0676631854998,833.6461515311411,277.77091480849765),c(155.00131170554394,271.75226230129033,138.54820077725367,570.6167863677119,945.236581263656,717.7041793236322))
targetgene="Coro1a"
collabel=c("In.vivo.input_Pool.B..9.16._1410..1411..1412..1413..1414..1415..1416..1417","In.vivo_AR1830_Pool.B..9.16._BM_hEGFRv3_15m_1410..1411..1412..1413..1414..1415..1416..1417","In.vivo_AR1831_Pool.B..9.16._BM_hEGFRv3_15m_1410..1411..1412..1413..1414..1415..1416..1417","In.vivo_AR1832_Pool.B..9.16._BM_hEGFRv3_15m_1410..1411..1412..1413..1414..1415..1416..1417","In.vivo_AR1833_Pool.B..9.16._BM_hEGFRv3_15m_1410..1411..1412..1413..1414..1415..1416..1417","In.vivo_AR1835_Pool.B..9.16._BM_hEGFRv3_15m_1410..1411..1412..1413..1414..1415..1416..1417")

# set up color using RColorBrewer
#library(RColorBrewer)
#colors <- brewer.pal(length(targetgenelist), "Set1")

colors=c( "#E41A1C", "#377EB8", "#4DAF4A", "#984EA3", "#FF7F00",  "#A65628", "#F781BF",
          "#999999", "#66C2A5", "#FC8D62", "#8DA0CB", "#E78AC3", "#A6D854", "#FFD92F", "#E5C494", "#B3B3B3", 
          "#8DD3C7", "#FFFFB3", "#BEBADA", "#FB8072", "#80B1D3", "#FDB462", "#B3DE69", "#FCCDE5",
          "#D9D9D9", "#BC80BD", "#CCEBC5", "#FFED6F")


## code

targetmatvec=unlist(targetmat)+1
yrange=range(targetmatvec[targetmatvec>0]);
# yrange[1]=1; # set the minimum value to 1
for(i in 1:length(targetmat)){
  vali=targetmat[[i]]+1;
  if(i==1){
    plot(1:length(vali),vali,type='b',las=1,pch=20,main=paste('sgRNAs in',targetgene),ylab='Read counts',xlab='Samples',xlim=c(0.7,length(vali)+0.3),ylim = yrange,col=colors[(i %% length(colors))],xaxt='n',log='y')
    axis(1,at=1:length(vali),labels=(collabel),las=2)
    # lines(0:100,rep(1,101),col='black');
  }else{
    lines(1:length(vali),vali,type='b',pch=20,col=colors[(i %% length(colors))])
  }
}




# parameters
# Do not modify the variables beginning with "__"
targetmat=list(c(268.43802585876324,492.49300778834527,489.80863921840853,212.0629621708856,501.50051950377303,137.3336645840896),c(160.19688639958454,1184.3946722141561,1062.7461989031692,1471.8843755939756,456.8643476107671,616.0617496032042),c(189.63847633248113,1183.4671900902608,280.3563592198545,542.7137650294375,779.8201795425163,1170.0517864000403),c(162.79467374660481,32.46187433633161,180.92765042676655,22.322417070619537,102.40062963689607,27.15637435278608))
targetgene="Ap2s1"
collabel=c("In.vivo.input_Pool.B..9.16._1410..1411..1412..1413..1414..1415..1416..1417","In.vivo_AR1830_Pool.B..9.16._BM_hEGFRv3_15m_1410..1411..1412..1413..1414..1415..1416..1417","In.vivo_AR1831_Pool.B..9.16._BM_hEGFRv3_15m_1410..1411..1412..1413..1414..1415..1416..1417","In.vivo_AR1832_Pool.B..9.16._BM_hEGFRv3_15m_1410..1411..1412..1413..1414..1415..1416..1417","In.vivo_AR1833_Pool.B..9.16._BM_hEGFRv3_15m_1410..1411..1412..1413..1414..1415..1416..1417","In.vivo_AR1835_Pool.B..9.16._BM_hEGFRv3_15m_1410..1411..1412..1413..1414..1415..1416..1417")

# set up color using RColorBrewer
#library(RColorBrewer)
#colors <- brewer.pal(length(targetgenelist), "Set1")

colors=c( "#E41A1C", "#377EB8", "#4DAF4A", "#984EA3", "#FF7F00",  "#A65628", "#F781BF",
          "#999999", "#66C2A5", "#FC8D62", "#8DA0CB", "#E78AC3", "#A6D854", "#FFD92F", "#E5C494", "#B3B3B3", 
          "#8DD3C7", "#FFFFB3", "#BEBADA", "#FB8072", "#80B1D3", "#FDB462", "#B3DE69", "#FCCDE5",
          "#D9D9D9", "#BC80BD", "#CCEBC5", "#FFED6F")


## code

targetmatvec=unlist(targetmat)+1
yrange=range(targetmatvec[targetmatvec>0]);
# yrange[1]=1; # set the minimum value to 1
for(i in 1:length(targetmat)){
  vali=targetmat[[i]]+1;
  if(i==1){
    plot(1:length(vali),vali,type='b',las=1,pch=20,main=paste('sgRNAs in',targetgene),ylab='Read counts',xlab='Samples',xlim=c(0.7,length(vali)+0.3),ylim = yrange,col=colors[(i %% length(colors))],xaxt='n',log='y')
    axis(1,at=1:length(vali),labels=(collabel),las=2)
    # lines(0:100,rep(1,101),col='black');
  }else{
    lines(1:length(vali),vali,type='b',pch=20,col=colors[(i %% length(colors))])
  }
}




# parameters
# Do not modify the variables beginning with "__"
targetmat=list(c(252.85130177664152,423.8593306201013,142.62314785893759,150.67631522668188,1442.798615012164,282.42629326897526),c(897.9684929533468,1918.0330322152504,2189.8765616969445,3060.961440808704,1643.6613885306908,3700.2499796696234),c(248.52165619827437,601.0084162840824,215.97219532924836,48.83028734198024,410.9153471326727,464.76194963768177),c(90.92255714571014,3007.8245277920973,523.2232052882167,991.9524085756557,655.1014639591172,20.17330666206966))
targetgene="Edc3"
collabel=c("In.vivo.input_Pool.B..9.16._1410..1411..1412..1413..1414..1415..1416..1417","In.vivo_AR1830_Pool.B..9.16._BM_hEGFRv3_15m_1410..1411..1412..1413..1414..1415..1416..1417","In.vivo_AR1831_Pool.B..9.16._BM_hEGFRv3_15m_1410..1411..1412..1413..1414..1415..1416..1417","In.vivo_AR1832_Pool.B..9.16._BM_hEGFRv3_15m_1410..1411..1412..1413..1414..1415..1416..1417","In.vivo_AR1833_Pool.B..9.16._BM_hEGFRv3_15m_1410..1411..1412..1413..1414..1415..1416..1417","In.vivo_AR1835_Pool.B..9.16._BM_hEGFRv3_15m_1410..1411..1412..1413..1414..1415..1416..1417")

# set up color using RColorBrewer
#library(RColorBrewer)
#colors <- brewer.pal(length(targetgenelist), "Set1")

colors=c( "#E41A1C", "#377EB8", "#4DAF4A", "#984EA3", "#FF7F00",  "#A65628", "#F781BF",
          "#999999", "#66C2A5", "#FC8D62", "#8DA0CB", "#E78AC3", "#A6D854", "#FFD92F", "#E5C494", "#B3B3B3", 
          "#8DD3C7", "#FFFFB3", "#BEBADA", "#FB8072", "#80B1D3", "#FDB462", "#B3DE69", "#FCCDE5",
          "#D9D9D9", "#BC80BD", "#CCEBC5", "#FFED6F")


## code

targetmatvec=unlist(targetmat)+1
yrange=range(targetmatvec[targetmatvec>0]);
# yrange[1]=1; # set the minimum value to 1
for(i in 1:length(targetmat)){
  vali=targetmat[[i]]+1;
  if(i==1){
    plot(1:length(vali),vali,type='b',las=1,pch=20,main=paste('sgRNAs in',targetgene),ylab='Read counts',xlab='Samples',xlim=c(0.7,length(vali)+0.3),ylim = yrange,col=colors[(i %% length(colors))],xaxt='n',log='y')
    axis(1,at=1:length(vali),labels=(collabel),las=2)
    # lines(0:100,rep(1,101),col='black');
  }else{
    lines(1:length(vali),vali,type='b',pch=20,col=colors[(i %% length(colors))])
  }
}




# parameters
# Do not modify the variables beginning with "__"
targetmat=list(c(193.9681219108483,186.42390690293294,642.2116600733875,1231.9183920848157,422.7308043984684,856.5896367278809),c(208.6889168772966,692.829146549706,807.6545115897552,2131.7908302441656,286.19663154927366,209.49203072149263),c(131.62122558236135,29.67942796464604,8.149894163367863,34.878776672843024,475.24394780200487,20.17330666206966),c(146.34202054880964,119.64519398247936,20.374735408419657,2022.9690470248954,246.8117739966213,45.77788819469654))
targetgene="Rasal1"
collabel=c("In.vivo.input_Pool.B..9.16._1410..1411..1412..1413..1414..1415..1416..1417","In.vivo_AR1830_Pool.B..9.16._BM_hEGFRv3_15m_1410..1411..1412..1413..1414..1415..1416..1417","In.vivo_AR1831_Pool.B..9.16._BM_hEGFRv3_15m_1410..1411..1412..1413..1414..1415..1416..1417","In.vivo_AR1832_Pool.B..9.16._BM_hEGFRv3_15m_1410..1411..1412..1413..1414..1415..1416..1417","In.vivo_AR1833_Pool.B..9.16._BM_hEGFRv3_15m_1410..1411..1412..1413..1414..1415..1416..1417","In.vivo_AR1835_Pool.B..9.16._BM_hEGFRv3_15m_1410..1411..1412..1413..1414..1415..1416..1417")

# set up color using RColorBrewer
#library(RColorBrewer)
#colors <- brewer.pal(length(targetgenelist), "Set1")

colors=c( "#E41A1C", "#377EB8", "#4DAF4A", "#984EA3", "#FF7F00",  "#A65628", "#F781BF",
          "#999999", "#66C2A5", "#FC8D62", "#8DA0CB", "#E78AC3", "#A6D854", "#FFD92F", "#E5C494", "#B3B3B3", 
          "#8DD3C7", "#FFFFB3", "#BEBADA", "#FB8072", "#80B1D3", "#FDB462", "#B3DE69", "#FCCDE5",
          "#D9D9D9", "#BC80BD", "#CCEBC5", "#FFED6F")


## code

targetmatvec=unlist(targetmat)+1
yrange=range(targetmatvec[targetmatvec>0]);
# yrange[1]=1; # set the minimum value to 1
for(i in 1:length(targetmat)){
  vali=targetmat[[i]]+1;
  if(i==1){
    plot(1:length(vali),vali,type='b',las=1,pch=20,main=paste('sgRNAs in',targetgene),ylab='Read counts',xlab='Samples',xlim=c(0.7,length(vali)+0.3),ylim = yrange,col=colors[(i %% length(colors))],xaxt='n',log='y')
    axis(1,at=1:length(vali),labels=(collabel),las=2)
    # lines(0:100,rep(1,101),col='black');
  }else{
    lines(1:length(vali),vali,type='b',pch=20,col=colors[(i %% length(colors))])
  }
}




# parameters
# Do not modify the variables beginning with "__"
targetmat=list(c(287.48846640357874,2203.6975263749687,342.2955548614502,87.89451721556442,3602.4016374826,808.4840593029456),c(298.74554490733334,366.3554389385996,234.71695190499443,172.99873229730142,76.14405793512785,2444.0736917507475),c(219.08006626537775,4120.803076466324,552.5628242763411,256.7077963121247,224.4936880501183,55.86454152573137),c(439.8919907621024,608.4282732752439,1285.238309563112,248.33688991064236,1318.0798994287647,1186.345611011712))
targetgene="Zfp36l2"
collabel=c("In.vivo.input_Pool.B..9.16._1410..1411..1412..1413..1414..1415..1416..1417","In.vivo_AR1830_Pool.B..9.16._BM_hEGFRv3_15m_1410..1411..1412..1413..1414..1415..1416..1417","In.vivo_AR1831_Pool.B..9.16._BM_hEGFRv3_15m_1410..1411..1412..1413..1414..1415..1416..1417","In.vivo_AR1832_Pool.B..9.16._BM_hEGFRv3_15m_1410..1411..1412..1413..1414..1415..1416..1417","In.vivo_AR1833_Pool.B..9.16._BM_hEGFRv3_15m_1410..1411..1412..1413..1414..1415..1416..1417","In.vivo_AR1835_Pool.B..9.16._BM_hEGFRv3_15m_1410..1411..1412..1413..1414..1415..1416..1417")

# set up color using RColorBrewer
#library(RColorBrewer)
#colors <- brewer.pal(length(targetgenelist), "Set1")

colors=c( "#E41A1C", "#377EB8", "#4DAF4A", "#984EA3", "#FF7F00",  "#A65628", "#F781BF",
          "#999999", "#66C2A5", "#FC8D62", "#8DA0CB", "#E78AC3", "#A6D854", "#FFD92F", "#E5C494", "#B3B3B3", 
          "#8DD3C7", "#FFFFB3", "#BEBADA", "#FB8072", "#80B1D3", "#FDB462", "#B3DE69", "#FCCDE5",
          "#D9D9D9", "#BC80BD", "#CCEBC5", "#FFED6F")


## code

targetmatvec=unlist(targetmat)+1
yrange=range(targetmatvec[targetmatvec>0]);
# yrange[1]=1; # set the minimum value to 1
for(i in 1:length(targetmat)){
  vali=targetmat[[i]]+1;
  if(i==1){
    plot(1:length(vali),vali,type='b',las=1,pch=20,main=paste('sgRNAs in',targetgene),ylab='Read counts',xlab='Samples',xlim=c(0.7,length(vali)+0.3),ylim = yrange,col=colors[(i %% length(colors))],xaxt='n',log='y')
    axis(1,at=1:length(vali),labels=(collabel),las=2)
    # lines(0:100,rep(1,101),col='black');
  }else{
    lines(1:length(vali),vali,type='b',pch=20,col=colors[(i %% length(colors))])
  }
}




# parameters
# Do not modify the variables beginning with "__"
targetmat=list(c(781.0680623374337,1756.6511426574875,1771.7869911161733,3353.9431648605855,691.8606643415927,505.1085629618211),c(407.85261348218546,1380.093400356041,303.1760628772845,689.2046270553782,422.7308043984684,363.11951991725385),c(743.8331103634763,1067.5319246033623,969.8374054407756,2367.571360552585,1097.5246971339118,728.5667290647466),c(266.7061676274164,178.07656778787626,1036.666537580392,2123.4199238426836,1059.4526681663478,1580.5009873321499))
targetgene="Dcp1a"
collabel=c("In.vivo.input_Pool.B..9.16._1410..1411..1412..1413..1414..1415..1416..1417","In.vivo_AR1830_Pool.B..9.16._BM_hEGFRv3_15m_1410..1411..1412..1413..1414..1415..1416..1417","In.vivo_AR1831_Pool.B..9.16._BM_hEGFRv3_15m_1410..1411..1412..1413..1414..1415..1416..1417","In.vivo_AR1832_Pool.B..9.16._BM_hEGFRv3_15m_1410..1411..1412..1413..1414..1415..1416..1417","In.vivo_AR1833_Pool.B..9.16._BM_hEGFRv3_15m_1410..1411..1412..1413..1414..1415..1416..1417","In.vivo_AR1835_Pool.B..9.16._BM_hEGFRv3_15m_1410..1411..1412..1413..1414..1415..1416..1417")

# set up color using RColorBrewer
#library(RColorBrewer)
#colors <- brewer.pal(length(targetgenelist), "Set1")

colors=c( "#E41A1C", "#377EB8", "#4DAF4A", "#984EA3", "#FF7F00",  "#A65628", "#F781BF",
          "#999999", "#66C2A5", "#FC8D62", "#8DA0CB", "#E78AC3", "#A6D854", "#FFD92F", "#E5C494", "#B3B3B3", 
          "#8DD3C7", "#FFFFB3", "#BEBADA", "#FB8072", "#80B1D3", "#FDB462", "#B3DE69", "#FCCDE5",
          "#D9D9D9", "#BC80BD", "#CCEBC5", "#FFED6F")


## code

targetmatvec=unlist(targetmat)+1
yrange=range(targetmatvec[targetmatvec>0]);
# yrange[1]=1; # set the minimum value to 1
for(i in 1:length(targetmat)){
  vali=targetmat[[i]]+1;
  if(i==1){
    plot(1:length(vali),vali,type='b',las=1,pch=20,main=paste('sgRNAs in',targetgene),ylab='Read counts',xlab='Samples',xlim=c(0.7,length(vali)+0.3),ylim = yrange,col=colors[(i %% length(colors))],xaxt='n',log='y')
    axis(1,at=1:length(vali),labels=(collabel),las=2)
    # lines(0:100,rep(1,101),col='black');
  }else{
    lines(1:length(vali),vali,type='b',pch=20,col=colors[(i %% length(colors))])
  }
}




# parameters
# Do not modify the variables beginning with "__"
targetmat=list(c(174.0517522503594,66.7787129204536,35.859534318818596,270.65930698126186,195.61145917817328,382.51693016924395),c(276.23138789982414,242.0728343366443,317.0308829550099,842.6712444158875,957.0520385294517,765.8097567485675),c(277.09731701549754,1189.032082833632,324.3657877020409,2537.7797907160584,1492.6861012455236,1128.9292766658214),c(624.3348924005429,295.8667975225652,1448.2361928304692,385.061694468187,1837.9600191237755,1008.665333103483))
targetgene="Slc44a4"
collabel=c("In.vivo.input_Pool.B..9.16._1410..1411..1412..1413..1414..1415..1416..1417","In.vivo_AR1830_Pool.B..9.16._BM_hEGFRv3_15m_1410..1411..1412..1413..1414..1415..1416..1417","In.vivo_AR1831_Pool.B..9.16._BM_hEGFRv3_15m_1410..1411..1412..1413..1414..1415..1416..1417","In.vivo_AR1832_Pool.B..9.16._BM_hEGFRv3_15m_1410..1411..1412..1413..1414..1415..1416..1417","In.vivo_AR1833_Pool.B..9.16._BM_hEGFRv3_15m_1410..1411..1412..1413..1414..1415..1416..1417","In.vivo_AR1835_Pool.B..9.16._BM_hEGFRv3_15m_1410..1411..1412..1413..1414..1415..1416..1417")

# set up color using RColorBrewer
#library(RColorBrewer)
#colors <- brewer.pal(length(targetgenelist), "Set1")

colors=c( "#E41A1C", "#377EB8", "#4DAF4A", "#984EA3", "#FF7F00",  "#A65628", "#F781BF",
          "#999999", "#66C2A5", "#FC8D62", "#8DA0CB", "#E78AC3", "#A6D854", "#FFD92F", "#E5C494", "#B3B3B3", 
          "#8DD3C7", "#FFFFB3", "#BEBADA", "#FB8072", "#80B1D3", "#FDB462", "#B3DE69", "#FCCDE5",
          "#D9D9D9", "#BC80BD", "#CCEBC5", "#FFED6F")


## code

targetmatvec=unlist(targetmat)+1
yrange=range(targetmatvec[targetmatvec>0]);
# yrange[1]=1; # set the minimum value to 1
for(i in 1:length(targetmat)){
  vali=targetmat[[i]]+1;
  if(i==1){
    plot(1:length(vali),vali,type='b',las=1,pch=20,main=paste('sgRNAs in',targetgene),ylab='Read counts',xlab='Samples',xlim=c(0.7,length(vali)+0.3),ylim = yrange,col=colors[(i %% length(colors))],xaxt='n',log='y')
    axis(1,at=1:length(vali),labels=(collabel),las=2)
    # lines(0:100,rep(1,101),col='black');
  }else{
    lines(1:length(vali),vali,type='b',pch=20,col=colors[(i %% length(colors))])
  }
}




# parameters
# Do not modify the variables beginning with "__"
targetmat=list(c(317.7959854521488,1178.829779470785,212.71223766390122,1104.959644995667,842.83595162676,286.30577531937325),c(253.71723089231497,810.619376284395,411.56965525007706,918.0094020292285,1419.1677004805724,204.83665226101502),c(219.08006626537775,511.04265026624904,781.574850266978,103.24117895161535,1239.3101843234601,138.10956099416921),c(629.5304670945835,2530.171233986075,547.6728877783204,542.7137650294375,5798.763860335512,796.069716741672))
targetgene="E130309D02Rik"
collabel=c("In.vivo.input_Pool.B..9.16._1410..1411..1412..1413..1414..1415..1416..1417","In.vivo_AR1830_Pool.B..9.16._BM_hEGFRv3_15m_1410..1411..1412..1413..1414..1415..1416..1417","In.vivo_AR1831_Pool.B..9.16._BM_hEGFRv3_15m_1410..1411..1412..1413..1414..1415..1416..1417","In.vivo_AR1832_Pool.B..9.16._BM_hEGFRv3_15m_1410..1411..1412..1413..1414..1415..1416..1417","In.vivo_AR1833_Pool.B..9.16._BM_hEGFRv3_15m_1410..1411..1412..1413..1414..1415..1416..1417","In.vivo_AR1835_Pool.B..9.16._BM_hEGFRv3_15m_1410..1411..1412..1413..1414..1415..1416..1417")

# set up color using RColorBrewer
#library(RColorBrewer)
#colors <- brewer.pal(length(targetgenelist), "Set1")

colors=c( "#E41A1C", "#377EB8", "#4DAF4A", "#984EA3", "#FF7F00",  "#A65628", "#F781BF",
          "#999999", "#66C2A5", "#FC8D62", "#8DA0CB", "#E78AC3", "#A6D854", "#FFD92F", "#E5C494", "#B3B3B3", 
          "#8DD3C7", "#FFFFB3", "#BEBADA", "#FB8072", "#80B1D3", "#FDB462", "#B3DE69", "#FCCDE5",
          "#D9D9D9", "#BC80BD", "#CCEBC5", "#FFED6F")


## code

targetmatvec=unlist(targetmat)+1
yrange=range(targetmatvec[targetmatvec>0]);
# yrange[1]=1; # set the minimum value to 1
for(i in 1:length(targetmat)){
  vali=targetmat[[i]]+1;
  if(i==1){
    plot(1:length(vali),vali,type='b',las=1,pch=20,main=paste('sgRNAs in',targetgene),ylab='Read counts',xlab='Samples',xlim=c(0.7,length(vali)+0.3),ylim = yrange,col=colors[(i %% length(colors))],xaxt='n',log='y')
    axis(1,at=1:length(vali),labels=(collabel),las=2)
    # lines(0:100,rep(1,101),col='black');
  }else{
    lines(1:length(vali),vali,type='b',pch=20,col=colors[(i %% length(colors))])
  }
}



dev.off()
Sweave("invivo.poolB_BM_hEGFRv3_15m_v_input_summary.Rnw");
library(tools);

texi2dvi("invivo.poolB_BM_hEGFRv3_15m_v_input_summary.tex",pdf=TRUE);
